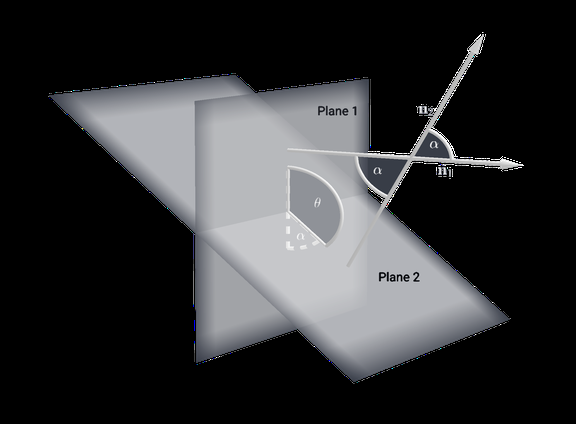
#> input picture Angle Between Planes.png, 576 x 424 px, shrunk from 2064 x 1519 before the run; its folder holds 4 pictures in this run
$ python invert.py
#> lines starting #> are read from the running program, lines starting #| are printed output that depends on the picture
import pathlib
import shutil

import cv2

notes_path = pathlib.Path(".").absolute().parent
inverted_path = notes_path.parent / "Inverted_Notes"
if inverted_path.exists():
    shutil.rmtree(inverted_path)

filters = ["Further Mathematics/Induction Resources", "README"]
filters_paths = list()
for filter in filters:
    filters_paths.append(notes_path / filter)

def image_in_filtered_folder(file):
    filtered = False
    for filter in filters_paths:
        if file.is_relative_to(filter):
            filtered = True
            break
    return filtered


invertable_extensions = {".png", ".jpg"}
if __name__ == "__main__":
    for file in notes_path.glob("**/*"):
        if not file.is_file():
            continue
        new_dir = inverted_path / file.relative_to(notes_path).parent
        if not new_dir.exists():
            new_dir.mkdir(parents=True)

        if file.suffix in invertable_extensions and not image_in_filtered_folder(file):
            image = cv2.imread(str(file))
#> image is the input picture: shape (424, 576, 3); mean B, G, R 51.5, 49.9, 49.2
            inverted_image = cv2.bitwise_not(image)
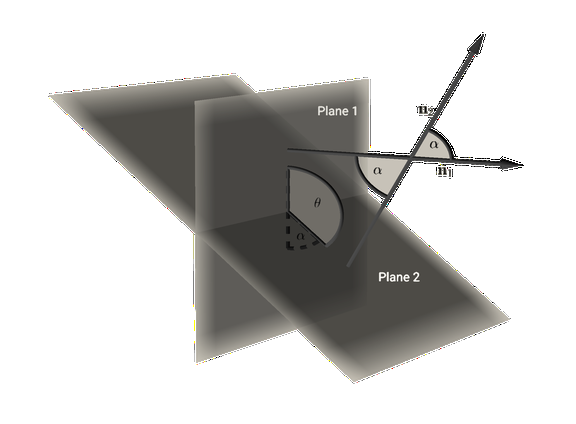
#> inverted_image: shape (424, 576, 3); mean B, G, R 203.5, 205.1, 205.8

            new_path = new_dir / file.name
            cv2.imwrite(str(new_path), inverted_image)
        else:
            shutil.copy(file, new_dir / file.name)
#> pass 2 of the loop `for file in notes_path.glob("**/*"):`:
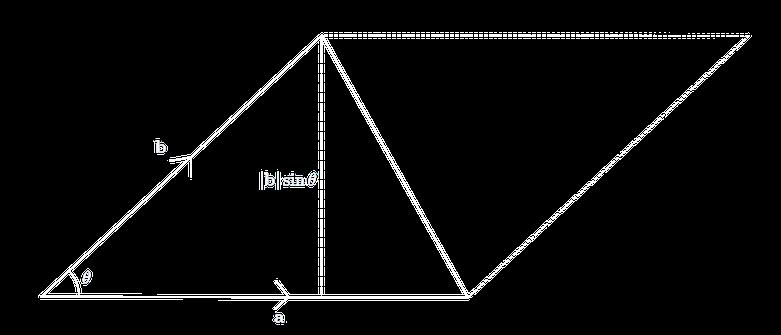
#> input picture Cross Product.png, 781 x 335 px, shrunk from 2800 x 1200 before the run
#> image is the input picture: shape (335, 781, 3); mean B, G, R 10.7, 10.7, 10.7
#> `inverted_image = cv2.bitwise_not(image)`:
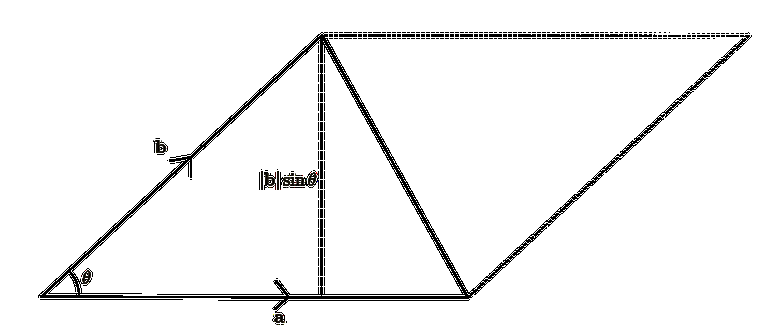
#> inverted_image: shape (335, 781, 3); mean B, G, R 244.3, 244.3, 244.3
#> pass 3 of the loop `for file in notes_path.glob("**/*"):`:
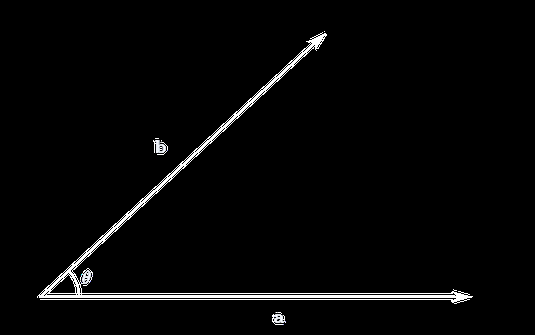
#> input picture Dot Product.png, 535 x 335 px, shrunk from 1920 x 1200 before the run
#> image is the input picture: shape (335, 535, 3); mean B, G, R 6.4, 6.4, 6.4
#> `inverted_image = cv2.bitwise_not(image)`:
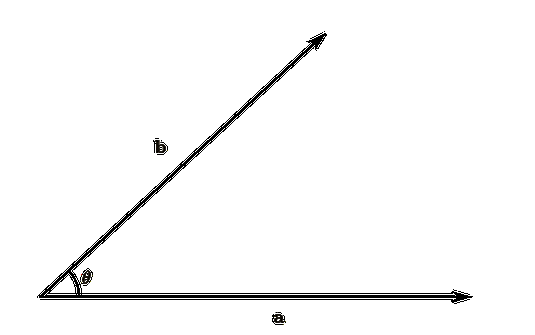
#> inverted_image: shape (335, 535, 3); mean B, G, R 248.6, 248.6, 248.6
#> the loop made 6 passes; the first 3 are shown

    ## Special Instructions
    shutil.copy(notes_path / "invert/workspace.json", inverted_path / ".obsidian/workspace.json")
